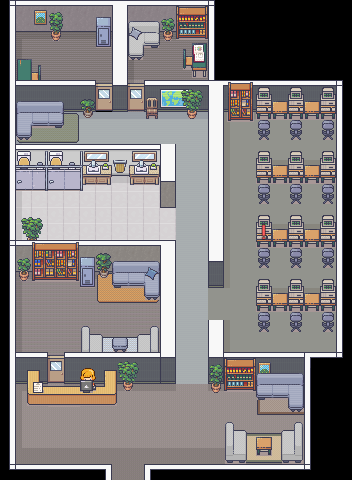

Rendered tile map (Tiled .tmx) drawn with the repository's tilesets; below, a short description and the map source with its tile grids summarised:
An orthogonal 22x30 tile map with 16x16 px tiles, 6 tile layers (Tile Layer 1, walls, objects-lower, objects, ...), 2 hidden layers not drawn, 9 tilesets.

<map version="1.10" tiledversion="1.10.2" orientation="orthogonal" renderorder="right-down" width="22" height="30" tilewidth="16" tileheight="16" infinite="0" nextlayerid="9" nextobjectid="1">
 <tileset firstgid="1" name="Room_Builder_16x16" tilewidth="16" tileheight="16" tilecount="8284" columns="76">
  <properties>
   <property name="blocked" value="" />
  </properties>
  <image source="Room_Builder_16x16.png" trans="000000" width="1216" height="1744" />
  <tile id="392">
   <properties>
    <property name="transition" value="maps/map5/map5.tmx" />
   </properties>
  </tile>
  <tile id="623">
   <properties>
    <property name="blocked" value="" />
   </properties>
  </tile>
 </tileset>
 <tileset firstgid="8285" name="5_Classroom_and_library_16x16" tilewidth="16" tileheight="16" tilecount="544" columns="16">
  <image source="5_Classroom_and_library_16x16.png" trans="000000" width="256" height="544" />
 </tileset>
 <tileset firstgid="8829" name="2_LivingRoom_16x16" tilewidth="16" tileheight="16" tilecount="720" columns="16">
  <image source="2_LivingRoom_16x16.png" trans="000000" width="256" height="720" />
  <tile id="57">
   <properties>
    <property name="activity" value="Study,CompSci" />
   </properties>
  </tile>
 </tileset>
 <tileset firstgid="9549" name="1_Generic_16x16" tilewidth="16" tileheight="16" tilecount="1248" columns="16">
  <image source="1_Generic_16x16.png" trans="000000" width="256" height="1248" />
 </tileset>
 <tileset firstgid="10797" name="18_Jail_16x16" tilewidth="16" tileheight="16" tilecount="720" columns="16">
  <image source="18_Jail_16x16.png" trans="000000" width="256" height="720" />
 </tileset>
 <tileset firstgid="11517" name="4_Bedroom_16x16" tilewidth="16" tileheight="16" tilecount="1712" columns="16">
  <image source="4_Bedroom_16x16.png" trans="000000" width="256" height="1712" />
 </tileset>
 <tileset firstgid="13229" name="20_Japanese_interiors" tilewidth="16" tileheight="16" tilecount="512" columns="16">
  <image source="20_Japanese_interiors.png" trans="000000" width="256" height="512" />
 </tileset>
 <tileset firstgid="13741" name="3_Bathroom_16x16" tilewidth="16" tileheight="16" tilecount="896" columns="16">
  <image source="3_Bathroom_16x16.png" trans="000000" width="256" height="896" />
 </tileset>
 <tileset firstgid="14637" name="activity marker" tilewidth="16" tileheight="16" tilecount="1" columns="1">
  <image source="oie_1512512TG0HYYOf.png" width="16" height="16" />
 </tileset>
 <layer id="7" name="collisions" width="22" height="30" visible="0">
  <data>[660 cells, 290 non-empty, 3 distinct tile ids]</data>
 </layer>
 <layer id="1" name="Tile Layer 1" width="22" height="30">
  <data>[660 cells, 399 non-empty, 24 distinct tile ids]</data>
 </layer>
 <layer id="2" name="walls" width="22" height="30">
  <data>[660 cells, 231 non-empty, 28 distinct tile ids]</data>
 </layer>
 <layer id="5" name="objects-lower-lower" width="22" height="30" visible="0">
  <data>[660 cells, 12 non-empty, 12 distinct tile ids]</data>
 </layer>
 <layer id="4" name="objects-lower" width="22" height="30">
  <data>[660 cells, 79 non-empty, 63 distinct tile ids]</data>
 </layer>
 <layer id="3" name="objects" width="22" height="30">
  <data>[660 cells, 191 non-empty, 117 distinct tile ids]</data>
 </layer>
 <layer id="6" name="objects-higher" width="22" height="30">
  <data>[660 cells, 52 non-empty, 8 distinct tile ids]</data>
 </layer>
 <layer id="8" name="marker" width="22" height="30">
  <data>[660 cells, 1 non-empty, 1 distinct tile ids]</data>
 </layer>
</map>
